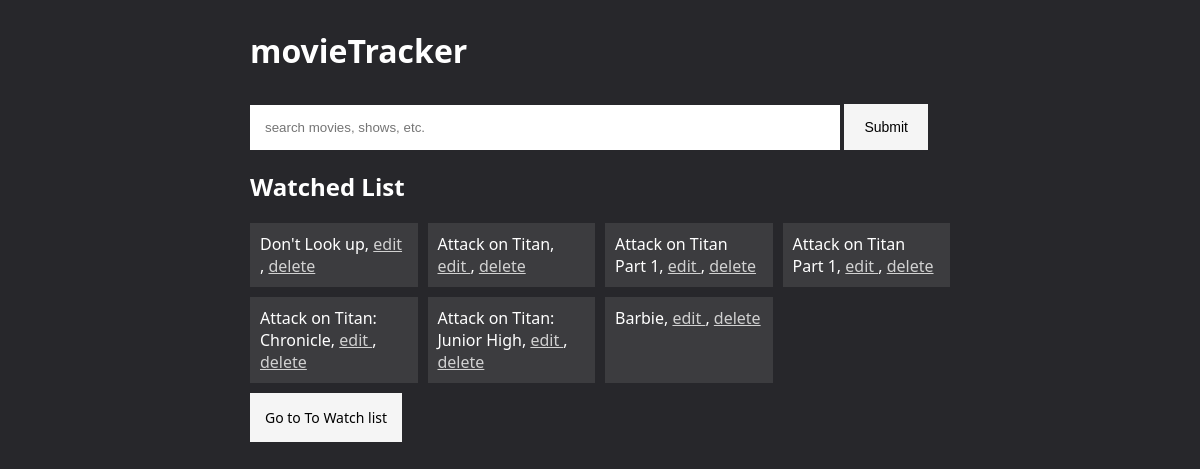
/, run on an earlier commit of the app's database.
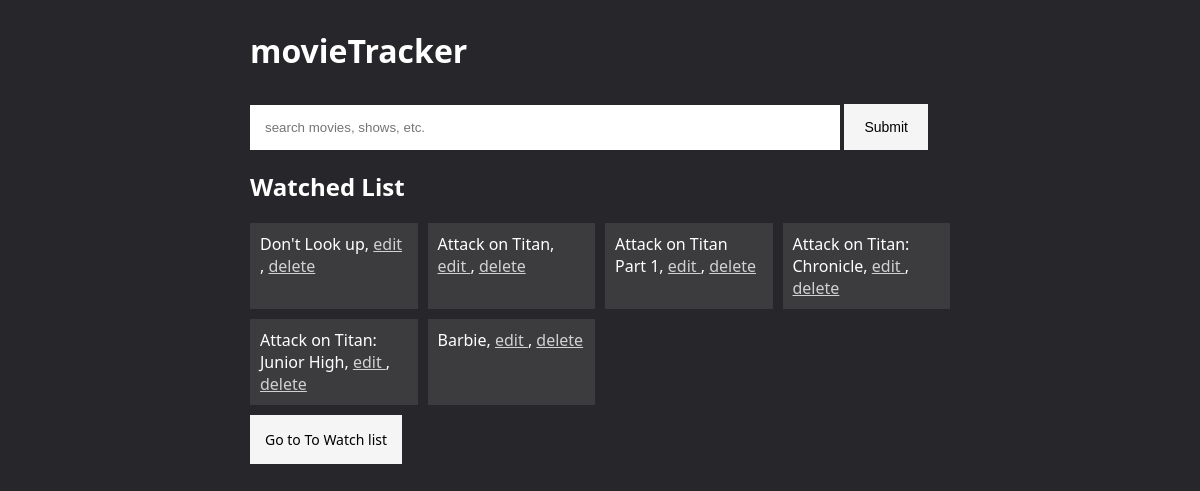
And on a later commit of the database.
### movie/models.py (models this page shows, shortened)
class Movie(models.Model):
    title = models.CharField(max_length=200, blank=False)
    user_rating = models.DecimalField(max_digits=3, decimal_places=1)
    imdb_id = models.IntegerField(null=True, editable=False)

class Watched(Movie):
    your_rating = models.DecimalField(max_digits=3, decimal_places=1)
    review = models.TextField(blank=True)
    date_first_watch = models.DateField()
    times_watched = models.IntegerField(blank=False)

class Movie(models.Model):
    title = models.CharField(max_length=200, blank=False)
    user_rating = models.DecimalField(max_digits=3, decimal_places=1)
    imdb_id = models.IntegerField(null=True, editable=False)

### movie/views.py (the view)
# urls.py: path('', views.home, name="home"),
def home(request):
    queryset = Watched.objects.all()
    context = {
        "watched_list": queryset,
        "search_form": search_form()
    }
    return render(request, 'home.html', context)

### movie/forms.py
class search_form(forms.Form):
    search = forms.CharField(
        label='Search',
        widget=forms.TextInput(attrs={'placeholder': 'search movies, shows, etc.'})
    )

### movie/templates/home.html (shortened to what this page needs)
{% extends "main.html" %}
{% block body %}
{% if watched_list %}
    <h2>Watched List</h2>
    <div class="movie_container">
    {% for movie in watched_list %}
        <div class="small_movie">{{ movie.title }}, <a href="/edit/{{ movie.id }}"> edit </a>, <a href="/delete/{{ movie.id }}">delete</a></div>
    {% endfor %}
    </div>
    <a href="/to_watch/" class="button">Go to To Watch list</a>
{% else %}
    <h1>Watch a movie!</h1>
{% endif %}
{% endblock %}

What changed in the data, as far as the page shows it:
removed Watched: title "Attack on Titan Part 1"
